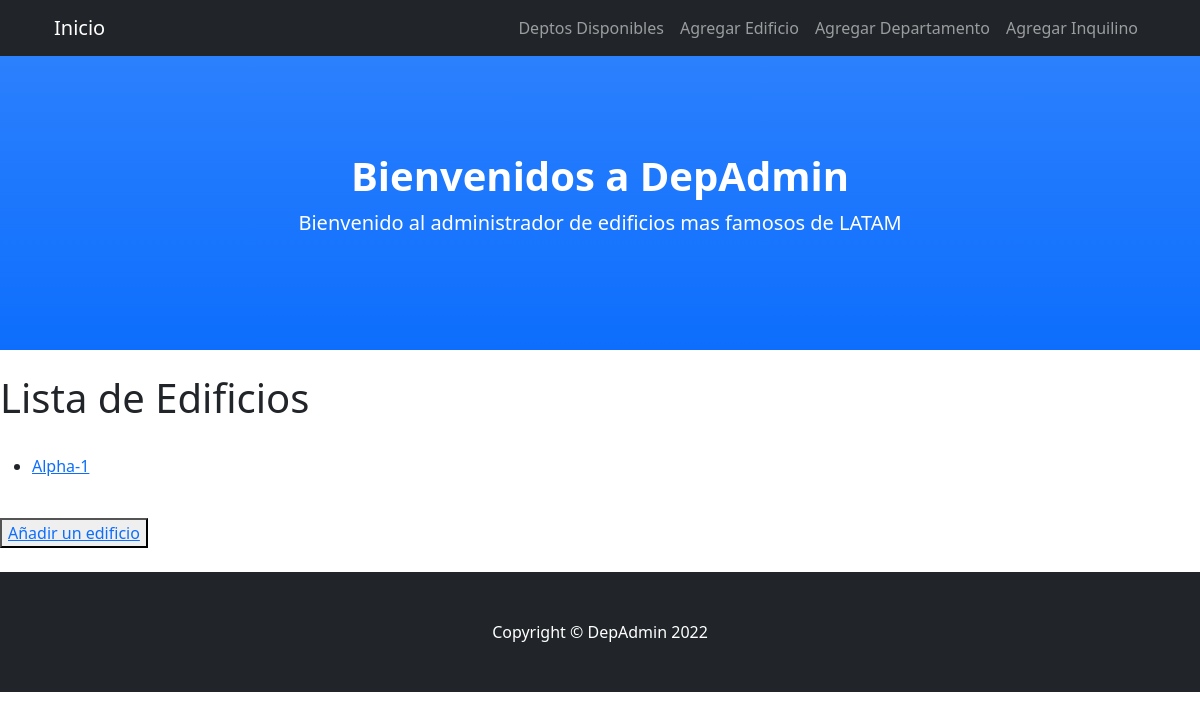
The page /BlogDepAdmin/lista-edificios on the database as committed earlier.
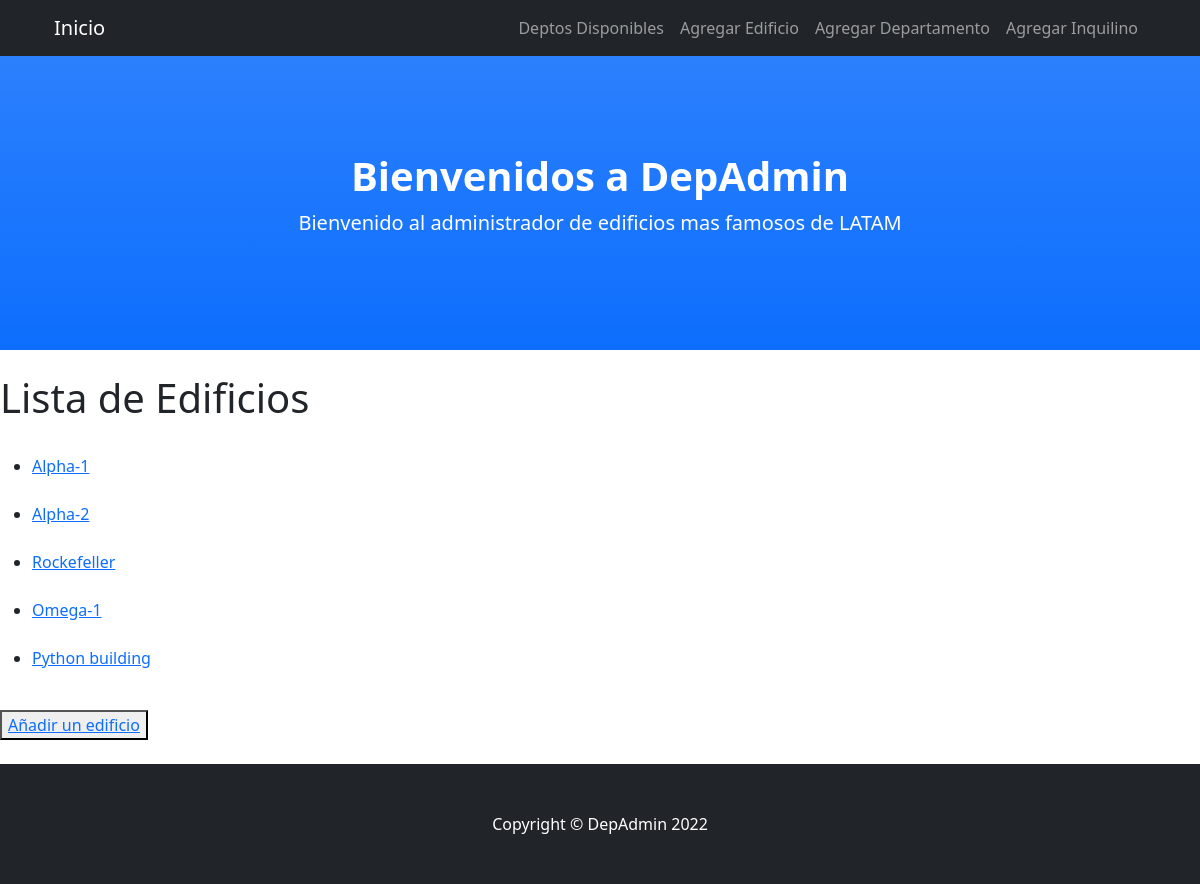
The same page on the database as committed later.
### Administrador_De_Edificios/models.py (models this page shows, shortened)
class Edificio(models.Model):
    nombre = models.CharField(max_length=30)
    calle = models.CharField(max_length=50)
    cantidad_De_Pisos = models.IntegerField()
    cantidad_De_Departamentos = models.IntegerField()
    tiene_SUM = models.BooleanField()

### Administrador_De_Edificios/views.py (the view)
# urls.py: path('lista-edificios', EdificioList.as_view(), name="ListaEdificios"),
class EdificioList(ListView):
    model = Edificio
    template_name = "edificio_list.html"
    context_object_name = "edificios"

### Administrador_De_Edificios/templates/edificio_list.html
{% extends "padre.html"%}
{% load static %}
{% block contenidoQueCambia %}
<br>
<h1>Lista de Edificios </h1>
<br>
<ul>
        {% for edificio in edificios %}
        <li>
            <a href ="{% url 'DetalleEdificio' edificio.id %}">
           {{edificio.nombre}}
            </a>
        </li>
        <br>
        {% endfor %}
</ul>
<button><a href="{% url 'CrearEdificio'%}"> Añadir un edificio </a></button>
<br>
<br>
{% endblock %}

### Administrador_De_Edificios/templates/padre.html (shortened to what this page needs)
<!DOCTYPE html>
<html lang="en">
    <head>
        {% load static %}
        <link href="{% static 'Administrador_De_Edificios/css/styles.css' %}" rel="stylesheet" />
    </head>
    <body>
        <nav class="navbar navbar-expand-lg navbar-dark bg-dark fixed-top" id="mainNav">
            <div class="container px-4">
                <a class="navbar-brand" href="{% url 'Inicio' %}">Inicio</a>
                <div class="collapse navbar-collapse" id="navbarResponsive">
                    <ul class="navbar-nav ms-auto">
                        <li class="nav-item"><a class="nav-link" href="{% url 'Busqueda-Departamentos-Por-Edificio' %}">Deptos Disponibles</a></li>
                        <li class="nav-item"><a class="nav-link" href="{% url 'Agregar-Edificio' %}">Agregar Edificio</a></li>
                        <li class="nav-item"><a class="nav-link" href="{% url 'Agregar-Departamento' %}">Agregar Departamento</a></li>
                        <li class="nav-item"><a class="nav-link" href="{% url 'Agregar-Inquilino' %}">Agregar Inquilino</a></li>
                    </ul>
                </div>
            </div>
        </nav>
        <header class="bg-primary bg-gradient text-white">
            <div class="container px-4 text-center">
                <h1 class="fw-bolder">Bienvenidos a DepAdmin</h1>
                <p class="lead">Bienvenido al administrador de edificios mas famosos de LATAM</p>
            </div>
        </header>
        {% block contenidoQueCambia %}
        {% endblock %}
        <footer class="py-5 bg-dark">
            <div class="container px-4"><p class="m-0 text-center text-white">Copyright &copy; DepAdmin 2022</p></div>
        </footer>
    </body>
</html>

Rows that differ between the two databases and show on the page:
added Edificio: nombre "Alpha-2"
added Edificio: nombre "Rockefeller"
added Edificio: nombre "Omega-1"
added Edificio: nombre "Python building"
